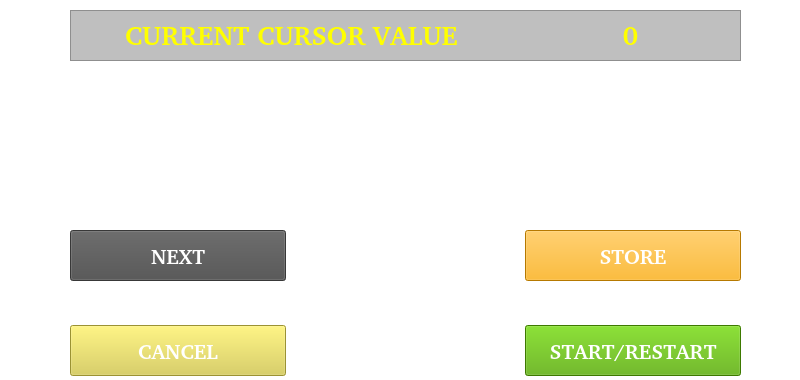
   <widget class="QFrame" name="YCalibrationFrame">
    <property name="geometry">
     <rect>
      <x>1000</x>
      <y>100</y>
      <width>800</width>
      <height>380</height>
     </rect>
    </property>
    <property name="styleSheet">
     <string notr="true">background-color:rgb(0,0,0,0);
background-image:url(://transparent.png);
</string>
    </property>
    <property name="frameShape">
     <enum>QFrame::StyledPanel</enum>
    </property>
    <property name="frameShadow">
     <enum>QFrame::Raised</enum>
    </property>
    <widget class="QPushButton" name="YNextButton">
     <property name="geometry">
      <rect>
       <x>70</x>
       <y>230</y>
       <width>216</width>
       <height>51</height>
      </rect>
     </property>
     <property name="font">
      <font>
       <family>Bitstream Charter</family>
       <pointsize>16</pointsize>
       <weight>75</weight>
       <italic>false</italic>
       <bold>true</bold>
      </font>
     </property>
     <property name="styleSheet">
      <string notr="true">background-color: rgb(79, 79, 79);
color: rgb(255, 255, 255);</string>
     </property>
     <property name="text">
      <string>NEXT</string>
     </property>
    </widget>
    <widget class="QPushButton" name="YStartButton">
     <property name="geometry">
      <rect>
       <x>525</x>
       <y>325</y>
       <width>216</width>
       <height>51</height>
      </rect>
     </property>
     <property name="font">
      <font>
       <family>Bitstream Charter</family>
       <pointsize>16</pointsize>
       <weight>75</weight>
       <italic>false</italic>
       <bold>true</bold>
      </font>
     </property>
     <property name="styleSheet">
      <string notr="true">background-color: rgb(85, 170, 0);
color: rgb(255, 255, 255);</string>
     </property>
     <property name="text">
      <string>START/RESTART</string>
     </property>
    </widget>
    <widget class="QPushButton" name="YStoreButton">
     <property name="geometry">
      <rect>
       <x>525</x>
       <y>230</y>
       <width>216</width>
       <height>51</height>
      </rect>
     </property>
     <property name="font">
      <font>
       <family>Bitstream Charter</family>
       <pointsize>16</pointsize>
       <weight>75</weight>
       <italic>false</italic>
       <bold>true</bold>
      </font>
     </property>
     <property name="styleSheet">
      <string notr="true">background-color: rgb(255, 170, 0);
color: rgb(255, 255, 255);</string>
     </property>
     <property name="text">
      <string>STORE</string>
     </property>
    </widget>
    <widget class="QPushButton" name="YCancelButton">
     <property name="geometry">
      <rect>
       <x>70</x>
       <y>325</y>
       <width>216</width>
       <height>51</height>
      </rect>
     </property>
     <property name="font">
      <font>
       <family>Bitstream Charter</family>
       <pointsize>16</pointsize>
       <weight>75</weight>
       <italic>false</italic>
       <bold>true</bold>
      </font>
     </property>
     <property name="styleSheet">
      <string notr="true">background-color: rgb(217, 205, 72);
color: rgb(255, 255, 255);</string>
     </property>
     <property name="text">
      <string>CANCEL</string>
     </property>
    </widget>
    <widget class="QFrame" name="Y_M15_Ok">
     <property name="geometry">
      <rect>
       <x>610</x>
       <y>80</y>
       <width>41</width>
       <height>36</height>
      </rect>
     </property>
     <property name="styleSheet">
      <string notr="true">border-image: url(:/yes.png);</string>
     </property>
     <property name="frameShape">
      <enum>QFrame::StyledPanel</enum>
     </property>
     <property name="frameShadow">
      <enum>QFrame::Raised</enum>
     </property>
    </widget>
    <widget class="QFrame" name="Y_0_Ok">
     <property name="geometry">
      <rect>
       <x>610</x>
       <y>120</y>
       <width>41</width>
       <height>36</height>
      </rect>
     </property>
     <property name="styleSheet">
      <string notr="true">border-image: url(:/yes.png);</string>
     </property>
     <property name="frameShape">
      <enum>QFrame::StyledPanel</enum>
     </property>
     <property name="frameShadow">
      <enum>QFrame::Raised</enum>
     </property>
    </widget>
    <widget class="QFrame" name="Y_P15_Ok">
     <property name="geometry">
      <rect>
       <x>610</x>
       <y>160</y>
       <width>41</width>
       <height>36</height>
      </rect>
     </property>
     <property name="styleSheet">
      <string notr="true">border-image: url(:/yes.png);</string>
     </property>
     <property name="frameShape">
      <enum>QFrame::StyledPanel</enum>
     </property>
     <property name="frameShadow">
      <enum>QFrame::Raised</enum>
     </property>
    </widget>
    <widget class="QFrame" name="YValFrame">
     <property name="geometry">
      <rect>
       <x>70</x>
       <y>10</y>
       <width>671</width>
       <height>51</height>
      </rect>
     </property>
     <property name="styleSheet">
      <string notr="true">background-color: rgba(99, 99, 99, 105);</string>
     </property>
     <property name="frameShape">
      <enum>QFrame::StyledPanel</enum>
     </property>
     <property name="frameShadow">
      <enum>QFrame::Raised</enum>
     </property>
     <widget class="QLabel" name="yVal">
      <property name="geometry">
       <rect>
        <x>500</x>
        <y>5</y>
        <width>121</width>
        <height>41</height>
       </rect>
      </property>
      <property name="font">
       <font>
        <family>Bitstream Charter</family>
        <pointsize>20</pointsize>
        <weight>75</weight>
        <italic>false</italic>
        <bold>true</bold>
       </font>
      </property>
      <property name="styleSheet">
       <string notr="true">background-image:url(/transparent.png);
background-color: rgba(255, 255, 255, 0);
color: rgb(255, 255, 0);</string>
      </property>
      <property name="text">
       <string notr="true">0</string>
      </property>
      <property name="alignment">
       <set>Qt::AlignCenter</set>
      </property>
     </widget>
     <widget class="QLabel" name="YTitle">
      <property name="geometry">
       <rect>
        <x>55</x>
        <y>5</y>
        <width>356</width>
        <height>41</height>
       </rect>
      </property>
      <property name="font">
       <font>
        <family>Bitstream Charter</family>
        <pointsize>20</pointsize>
        <weight>75</weight>
        <italic>false</italic>
        <bold>true</bold>
       </font>
      </property>
      <property name="styleSheet">
       <string notr="true">background-image:url(/transparent.png);
background-color: rgba(255, 255, 255, 0);
color: rgb(255, 255, 0);</string>
      </property>
      <property name="text">
       <string notr="true">CURRENT CURSOR VALUE</string>
      </property>
      <property name="alignment">
       <set>Qt::AlignLeading|Qt::AlignLeft|Qt::AlignVCenter</set>
      </property>
     </widget>
    </widget>
   </widget>
